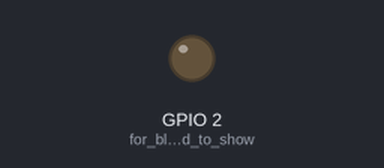
Bench run of a sketch on a simulated ESP32. Shown: output pins drawn as LEDs (lit = HIGH). WiFi joins after 1.5 s; servers stay silent unless stated; what the sketch prints to the serial monitor is not drawn.

Above: at 0.1 s.
Timing chart, 0 to 4.3 s (numbered marks = the images above):
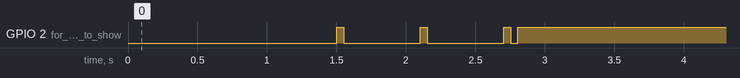

The sketch:

server2.ino
```cpp
#include <WiFi.h>
#include <WiFiClient.h>
#include <Adafruit_GPS.h>
#include <HardwareSerial.h>

HardwareSerial MySerial0(0);
#define GPSSerial MySerial0
Adafruit_GPS GPS(&MySerial0);
#define GPSECHO true

uint32_t timer = millis();
uint32_t loopcount ;

//const char* ssid = "NathanielHotSpot";
//const char* password = "sjgd0234";

const char* ssid = "GTother";
const char* password = "GeorgeP@1927";

// const char* ssid = "Michael’s iPhone (2)";
// const char* password = "12345678";

WiFiServer server(25);
boolean alreadyConnected = false;

void setup()
{
  pinMode(LED_BUILTIN, OUTPUT); //for blinking led to show wifi status

  Serial.begin(115200);
  MySerial0.begin(9600, SERIAL_8N1, -1, -1);
  Serial.println("Adafruit GPS library basic parsing test!");

  GPS.begin(9600);
  GPS.sendCommand(PMTK_SET_NMEA_OUTPUT_RMCGGA);
  GPS.sendCommand(PMTK_SET_NMEA_UPDATE_1HZ); // 1 Hz update rate
  GPS.sendCommand(PGCMD_ANTENNA);
  delay(1000);
  GPSSerial.println(PMTK_Q_RELEASE);

  Serial.println(WiFi.macAddress());

  Serial.println("Connecting");
  WiFi.mode(WIFI_STA);
  WiFi.begin(ssid, password);
  while(WiFi.status() != WL_CONNECTED){
      delay(500);
      Serial.println("Not Connected");
      digitalWrite(LED_BUILTIN, HIGH);
      delay(50);
      digitalWrite(LED_BUILTIN, LOW);
      delay(50);
  }
  Serial.println("\nConnected to the WiFi network");
  digitalWrite(LED_BUILTIN, HIGH);
  Serial.print("Local ESP32 IP: ");
  Serial.println(WiFi.localIP());
  server.begin();
  loopcount = 0;
  //GPSSerial.println(PMTK_Q_RELEASE);
}

void loop() // run over and over again
{
  WiFiClient client = server.available();
  if (client) {
    alreadyConnected = true;
    Serial.print("We have a new client");

    String incomingData = "";  // A string to store incoming data
    while (client.available()) {
      Serial.println("connected and ready to send data");
      char c = GPS.read();

      if (GPSECHO) if (c) Serial.print(c);
      if (GPS.newNMEAreceived()){
        Serial.print(GPS.lastNMEA());
        if (!GPS.parse(GPS.lastNMEA())) Serial.println("no parsing");
      }


        client.print("start:");

        client.println( (int)GPS.fix);
        client.println(GPS.latitude, 7);
        client.println(GPS.longitude, 7);
        client.println(GPS.altitude);

      loopcount++;
      delay(500);
    }

    //client.print(incomingData);
    //incomingData = "";

  } else {

  }

}
```
